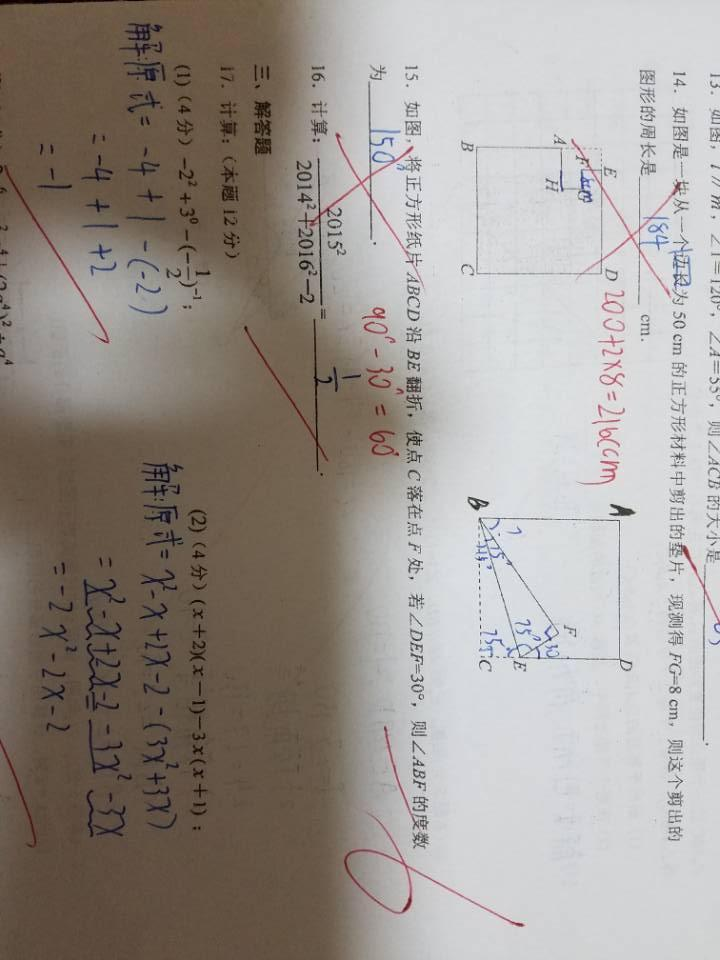
#> input picture Anexos, Imagens e Videos/VUwzK.jpg, 720 x 960 px, found by its file name
$ python RemocaoSombra.py
#> lines starting #> are read from the running program, lines starting #| are printed output that depends on the picture
import cv2 as cv
import numpy as np
from pathlib import Path

caminho = Path('Anexos, Imagens e Videos/VUwzK.jpg')

img = cv.imread(str(caminho), -1)
#> img is the input picture: shape (960, 720, 3); mean B, G, R 145.6, 151.3, 158.2

rgb_planes = cv.split(img)

result_planes = []
result_norm_planes = []
for plane in rgb_planes:
    dilated_img = cv.dilate(plane, np.ones((7,7), np.uint8))
    bg_img = cv.medianBlur(dilated_img, 21)
    diff_img = 255 - cv.absdiff(plane, bg_img)
    norm_img = cv.normalize(diff_img, None, alpha=0, beta=255, norm_type=cv.NORM_MINMAX, dtype=cv.CV_8UC1)
    result_planes.append(diff_img)
    result_norm_planes.append(norm_img)
#> this loop made 3 passes
#> pass 1, `dilated_img = cv.dilate(plane, np.ones((7,7), np.uint8))`:
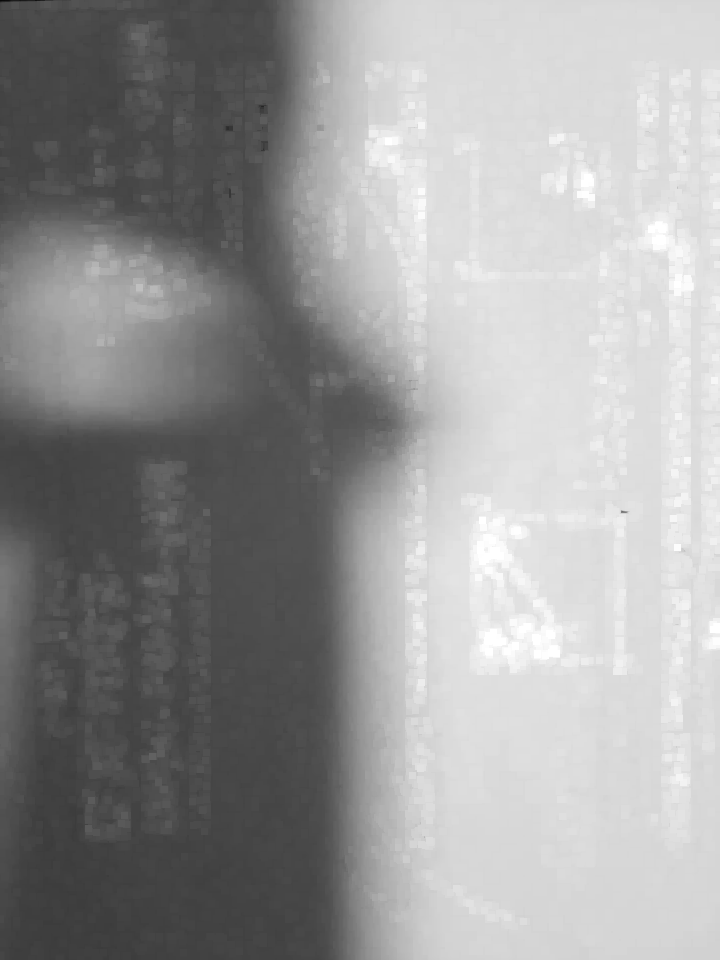
#> dilated_img: shape (960, 720); min 8, max 255, mean 154.1
#> pass 1, `diff_img = 255 - cv.absdiff(plane, bg_img)`:
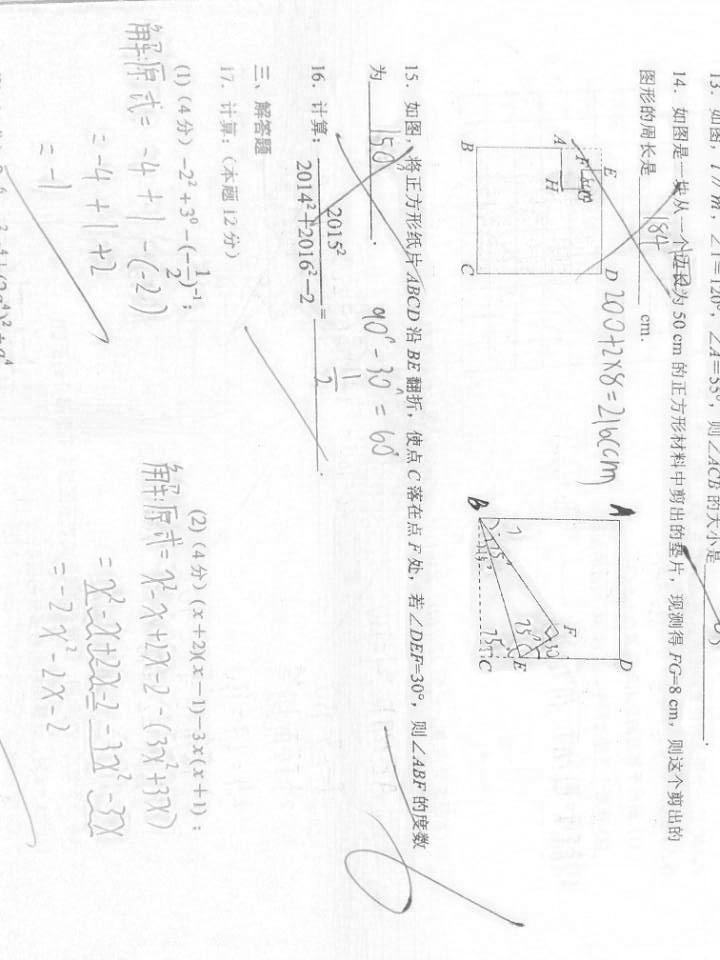
#> diff_img: shape (960, 720); min 61, max 255, mean 246.7
#> after the loop:
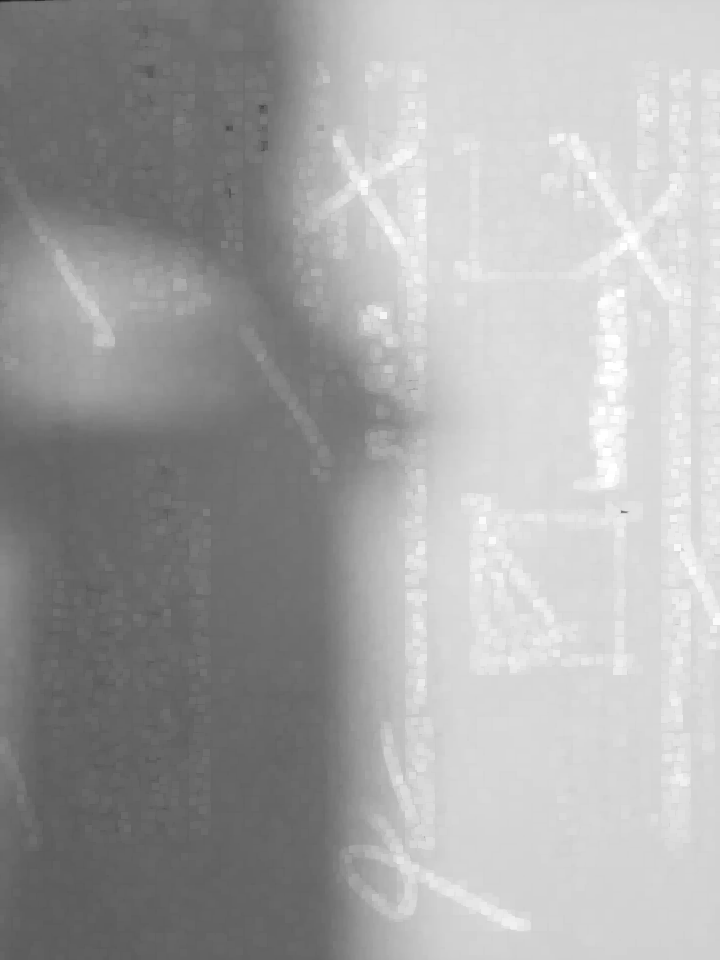
#> dilated_img: shape (960, 720); min 28, max 255, mean 166.6
#> after the loop, result_norm_planes = 3 items; result_planes = 3 items

result = cv.merge(result_planes)
result_norm = cv.merge(result_norm_planes)
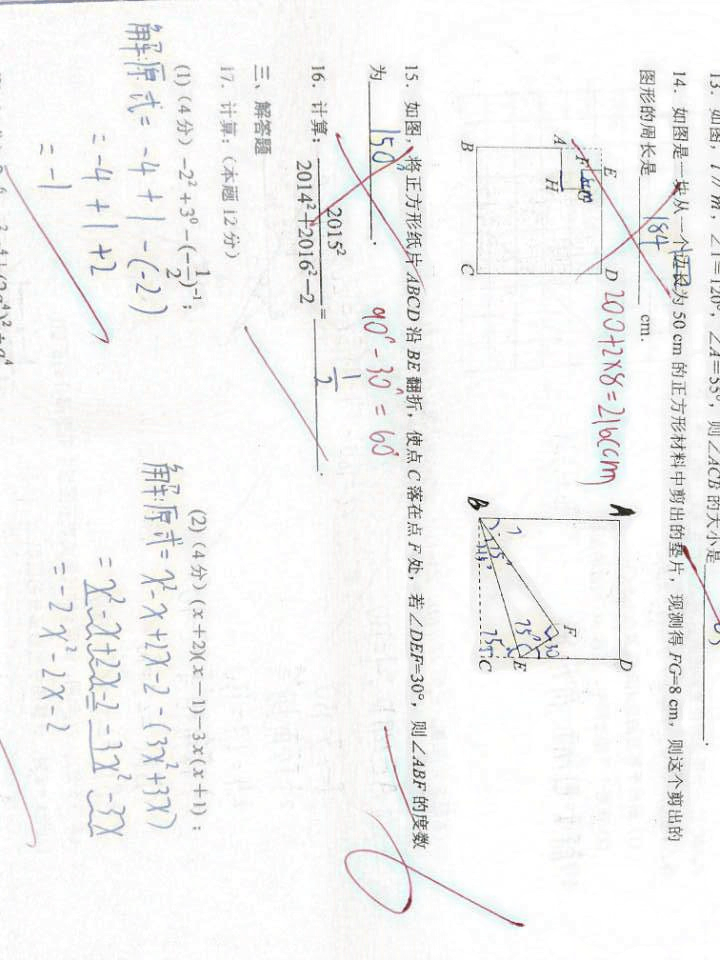
#> result_norm: shape (960, 720, 3); mean of channels 0, 1, 2 244.1, 244.6, 244.5; drawn as B, G, R

cv.imshow('Original', img)
cv.imshow('Remocao Sombra', result)
cv.imshow('Remocao Sombra Normalizada', result_norm)
cv.waitKey()

$ run again, with Anexos, Imagens e Videos/20211029_105654.jpg copied over Anexos, Imagens e Videos/VUwzK.jpg
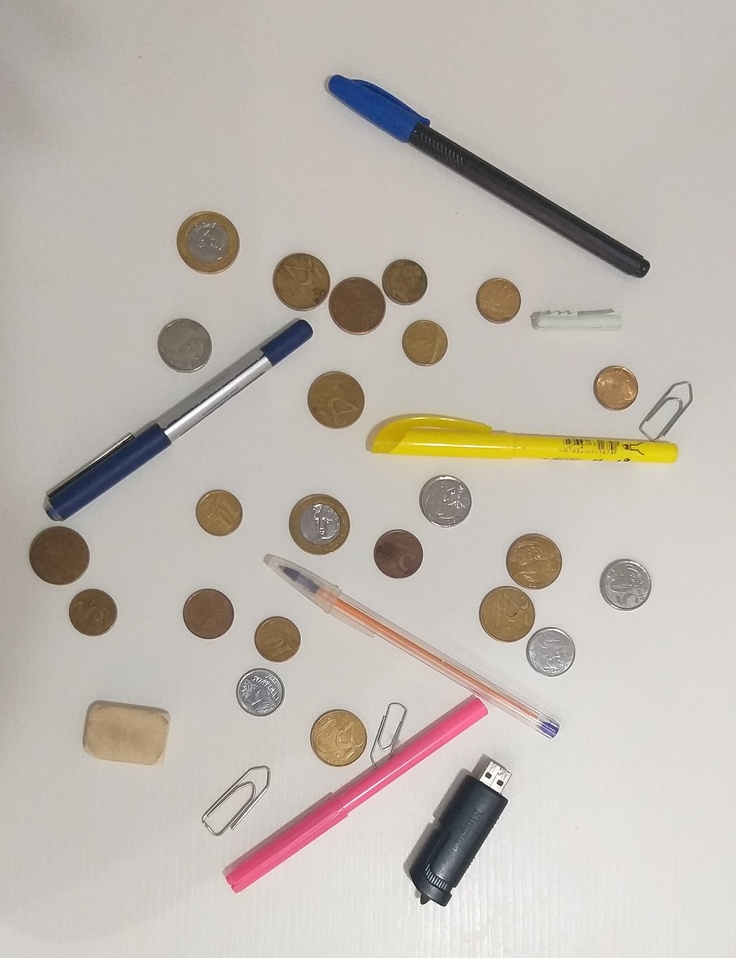
#> input picture Anexos, Imagens e Videos/20211029_105654.jpg, 736 x 958 px, shrunk from 2240 x 2915 before the run, found by its file name
#> img is the input picture: shape (958, 736, 3); mean B, G, R 176.8, 184.5, 191.4
#> the loop `for plane in rgb_planes:` made 3 passes
#> after the loop `for plane in rgb_planes:`:
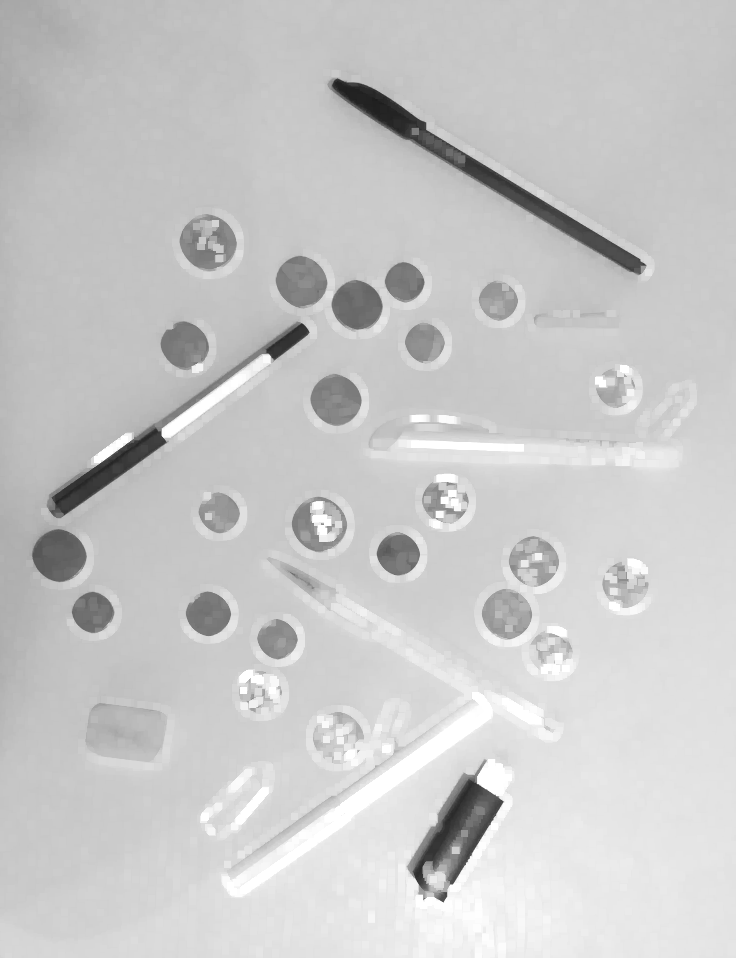
#> dilated_img: shape (958, 736); min 28, max 255, mean 201.1
#> after the loop `for plane in rgb_planes:`: result_norm_planes = 3 items
#> `result = cv.merge(result_planes)`:
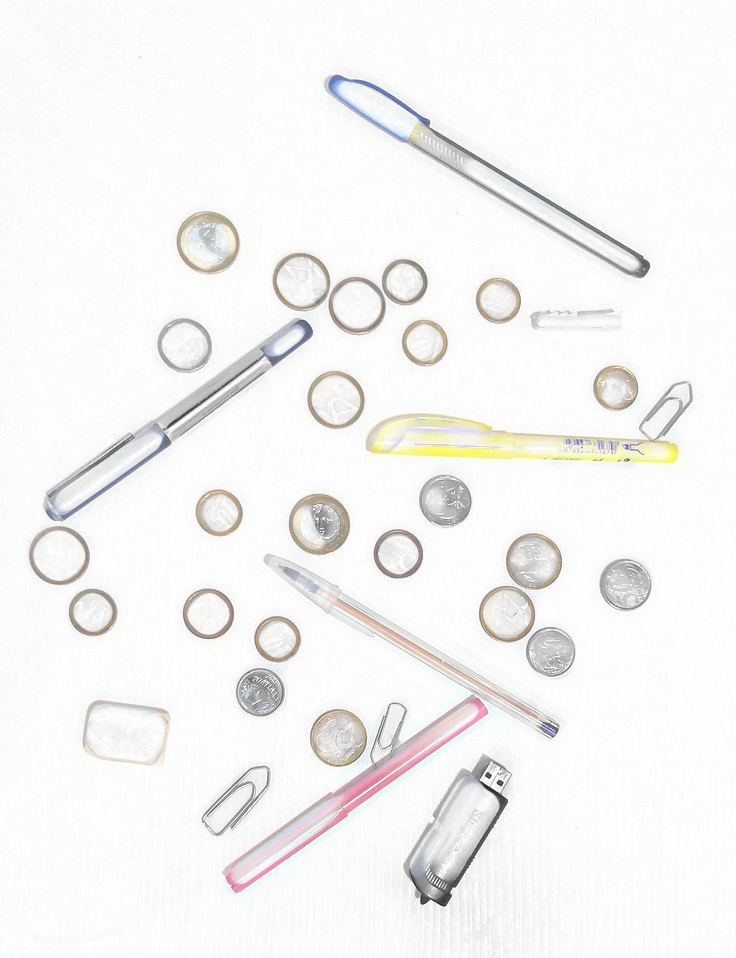
#> result: shape (958, 736, 3); mean of channels 0, 1, 2 243.6, 244.5, 245.1; drawn as B, G, R
